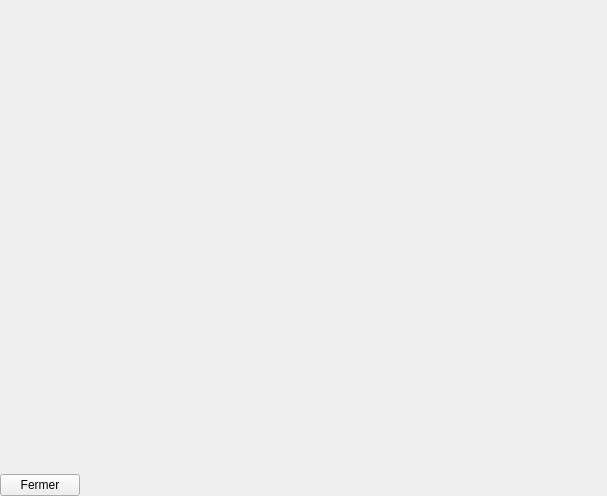
<?xml version="1.0" encoding="UTF-8"?>
<ui version="4.0">
 <class>Form</class>
 <widget class="QWidget" name="Form">
  <property name="geometry">
   <rect>
    <x>0</x>
    <y>0</y>
    <width>607</width>
    <height>496</height>
   </rect>
  </property>
  <property name="windowTitle">
   <string>Form</string>
  </property>
  <layout class="QVBoxLayout" name="verticalLayout">
   <property name="spacing">
    <number>0</number>
   </property>
   <property name="margin">
    <number>0</number>
   </property>
   <item>
    <widget class="QWidget" name="widget" native="true">
     <property name="sizePolicy">
      <sizepolicy hsizetype="Preferred" vsizetype="Expanding">
       <horstretch>0</horstretch>
       <verstretch>0</verstretch>
      </sizepolicy>
     </property>
     <layout class="QHBoxLayout" name="horizontalLayout">
      <property name="spacing">
       <number>0</number>
      </property>
      <property name="margin">
       <number>0</number>
      </property>
      <item>
       <widget class="QWidget" name="button_list" native="true">
        <layout class="QVBoxLayout" name="verticalLayout_2"/>
       </widget>
      </item>
      <item>
       <widget class="QWidget" name="data_parameter" native="true">
        <property name="sizePolicy">
         <sizepolicy hsizetype="Expanding" vsizetype="Preferred">
          <horstretch>0</horstretch>
          <verstretch>0</verstretch>
         </sizepolicy>
        </property>
        <layout class="QVBoxLayout" name="verticalLayout_3">
         <property name="spacing">
          <number>0</number>
         </property>
         <property name="margin">
          <number>0</number>
         </property>
        </layout>
       </widget>
      </item>
     </layout>
    </widget>
   </item>
   <item>
    <widget class="QWidget" name="widget_2" native="true">
     <layout class="QHBoxLayout" name="horizontalLayout_2">
      <property name="spacing">
       <number>0</number>
      </property>
      <property name="margin">
       <number>0</number>
      </property>
      <item>
       <widget class="QPushButton" name="close_button">
        <property name="text">
         <string>Fermer</string>
        </property>
       </widget>
      </item>
      <item>
       <spacer name="horizontalSpacer">
        <property name="orientation">
         <enum>Qt::Horizontal</enum>
        </property>
        <property name="sizeHint" stdset="0">
         <size>
          <width>40</width>
          <height>20</height>
         </size>
        </property>
       </spacer>
      </item>
     </layout>
    </widget>
   </item>
  </layout>
 </widget>
 <resources/>
 <connections/>
</ui>
